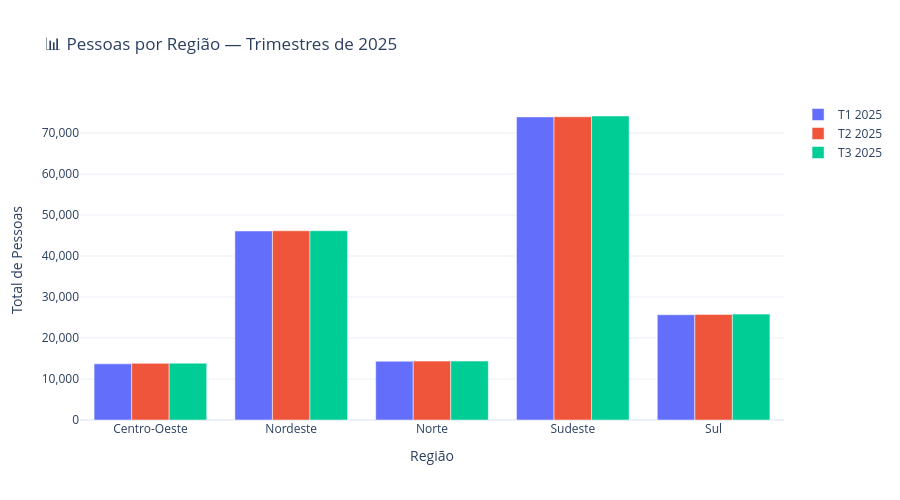
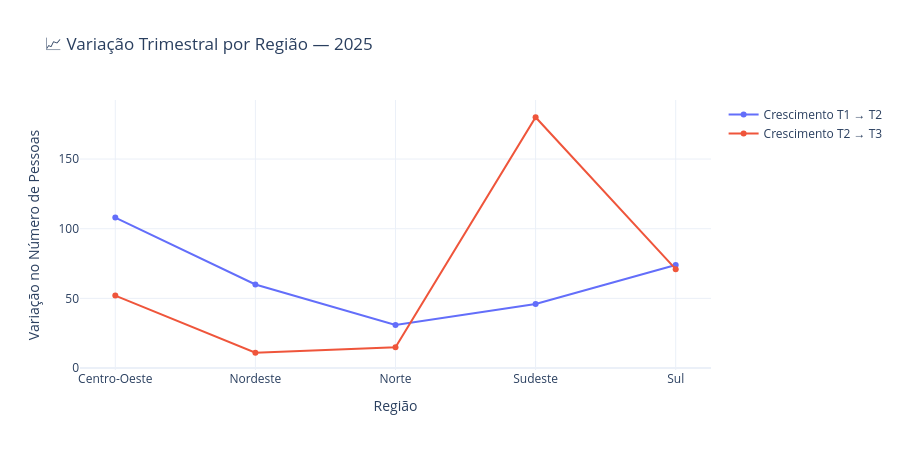

These figures' notebook cell, in order:
### Code cell
# ===================================================
# 📊 Comparação dos Volumes e Crescimento por Região
# ===================================================

import plotly.graph_objects as go
from IPython.display import display

print("🔍 Verificando colunas disponíveis:")
print(df.columns)

# ---------------------------------------------------
# 🔹 Preparação da base
# ---------------------------------------------------
# Remover linha agregada do Brasil
df_base = df[df["UF"] != "Brasil"].copy()

# Padronização global da coluna de valores
COLUNA_VALOR = "Total_Pessoas"

print(f"✔ Coluna usada em todo o projeto: {COLUNA_VALOR}")
print("✔ Base pronta para geração de gráficos")

# ---------------------------------------------------
# 🔹 Pivot por Região e Trimestre
# ---------------------------------------------------
print("📊 Construindo pivot por Região e Trimestre...")

pivot_table_regiao = df_base.pivot_table(
    index="Região",
    columns="Trimestre",
    values=COLUNA_VALOR,
    aggfunc="sum"
)

# Garantir ordem correta dos trimestres
trimestres = ["T1_2025", "T2_2025", "T3_2025"]
pivot_table_regiao = pivot_table_regiao[trimestres]

display(pivot_table_regiao)

# ---------------------------------------------------
# 📊 GRÁFICO 1 — Volumes absolutos por Região
# ---------------------------------------------------
fig1 = go.Figure()

for trimestre in trimestres:
    fig1.add_trace(go.Bar(
        x=pivot_table_regiao.index,
        y=pivot_table_regiao[trimestre],
        name=trimestre.replace("_", " ")
    ))

fig1.update_layout(
    title="📊 Pessoas por Região — Trimestres de 2025",
    barmode="group",
    xaxis_title="Região",
    yaxis_title="Total de Pessoas",
    yaxis=dict(tickformat=","),
    template="plotly_white",
    height=500
)

# 🔒 Exportação estática (GitHub)
fig1.write_image("grafico_1_pessoas_regiao_trimestres_2025.png")

# Exibição local (opcional)
fig1.show()

# ---------------------------------------------------
# 📈 Cálculo do crescimento trimestral
# ---------------------------------------------------
pivot_table_regiao["Crescimento_T1_T2"] = (
    pivot_table_regiao["T2_2025"] - pivot_table_regiao["T1_2025"]
)

pivot_table_regiao["Crescimento_T2_T3"] = (
    pivot_table_regiao["T3_2025"] - pivot_table_regiao["T2_2025"]
)

# ---------------------------------------------------
# 📈 GRÁFICO 2 — Crescimento trimestral por Região
# ---------------------------------------------------
fig2 = go.Figure()

fig2.add_trace(go.Scatter(
    x=pivot_table_regiao.index,
    y=pivot_table_regiao["Crescimento_T1_T2"],
    name="Crescimento T1 → T2",
    mode="lines+markers"
))

fig2.add_trace(go.Scatter(
    x=pivot_table_regiao.index,
    y=pivot_table_regiao["Crescimento_T2_T3"],
    name="Crescimento T2 → T3",
    mode="lines+markers"
))

fig2.update_layout(
    title="📈 Variação Trimestral por Região — 2025",
    xaxis_title="Região",
    yaxis_title="Variação no Número de Pessoas",
    yaxis=dict(tickformat=","),
    template="plotly_white",
    height=450
)

# 🔒 Exportação estática (GitHub)
fig2.write_image("grafico_2_crescimento_regiao_2025.png")

# Exibição local (opcional)
fig2.show()

print("✅ Gráficos gerados e exportados com sucesso para visualização no GitHub")

### Figure 1 — Plotly figure (JSON) as saved in the notebook; plotly's stock layout.template omitted (floating-point values rounded to 4 significant figures)
{"data": [{"name": "T1 2025", "type": "bar", "x": ["Centro-Oeste", "Nordeste", "Norte", "Sudeste", "Sul"], "y": [13706, 46109, 14333, 73932, 25683]}, {"name": "T2 2025", "type": "bar", "x": ["Centro-Oeste", "Nordeste", "Norte", "Sudeste", "Sul"], "y": [13814, 46169, 14364, 73978, 25757]}, {"name": "T3 2025", "type": "bar", "x": ["Centro-Oeste", "Nordeste", "Norte", "Sudeste", "Sul"], "y": [13866, 46180, 14379, 74158, 25828]}], "layout": {"barmode": "group", "height": 500, "title": {"text": "📊 Pessoas por Região — Trimestres de 2025"}, "xaxis": {"title": {"text": "Região"}}, "yaxis": {"tickformat": ",", "title": {"text": "Total de Pessoas"}}}}

### Figure 2 — Plotly figure (JSON) as saved in the notebook; plotly's stock layout.template omitted (floating-point values rounded to 4 significant figures)
{"data": [{"mode": "lines+markers", "name": "Crescimento T1 → T2", "type": "scatter", "x": ["Centro-Oeste", "Nordeste", "Norte", "Sudeste", "Sul"], "y": [108, 60, 31, 46, 74]}, {"mode": "lines+markers", "name": "Crescimento T2 → T3", "type": "scatter", "x": ["Centro-Oeste", "Nordeste", "Norte", "Sudeste", "Sul"], "y": [52, 11, 15, 180, 71]}], "layout": {"height": 450, "title": {"text": "📈 Variação Trimestral por Região — 2025"}, "xaxis": {"title": {"text": "Região"}}, "yaxis": {"tickformat": ",", "title": {"text": "Variação no Número de Pessoas"}}}}
